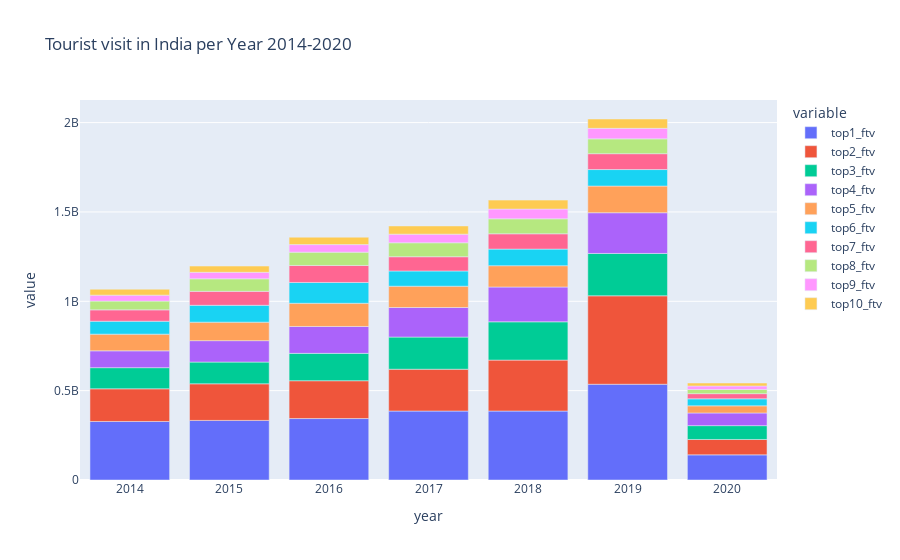

Source (notebook cell):
### Code cell
px.bar(df, df.index, ['top1_ftv', 'top2_ftv','top3_ftv', 'top4_ftv','top5_ftv', 'top6_ftv','top7_ftv', 'top8_ftv','top9_ftv', 'top10_ftv'], title='Tourist visit in India per Year 2014-2020')

### Figure 1 — Plotly figure (JSON) as saved in the notebook; plotly's stock layout.template omitted (floating-point values rounded to 4 significant figures)
{"data": [{"alignmentgroup": "True", "hovertemplate": "variable=top1_ftv<br>year=%{x}<br>value=%{y}<extra></extra>", "legendgroup": "top1_ftv", "marker": {"color": "#636efa", "pattern": {"shape": ""}}, "name": "top1_ftv", "offsetgroup": "top1_ftv", "orientation": "v", "showlegend": true, "textposition": "auto", "type": "bar", "x": [2014, 2015, 2016, 2017, 2018, 2019, 2020], "xaxis": "x", "y": [327555233, 333459047, 343812413, 385909376, 385909376, 535855162, 140651241], "yaxis": "y"}, {"alignmentgroup": "True", "hovertemplate": "variable=top2_ftv<br>year=%{x}<br>value=%{y}<extra></extra>", "legendgroup": "top2_ftv", "marker": {"color": "#EF553B", "pattern": {"shape": ""}}, "name": "top2_ftv", "offsetgroup": "top2_ftv", "orientation": "v", "showlegend": true, "textposition": "auto", "type": "bar", "x": [2014, 2015, 2016, 2017, 2018, 2019, 2020], "xaxis": "x", "y": [182820108, 204888457, 211707090, 233977619, 285079848, 494865257, 86122293], "yaxis": "y"}, {"alignmentgroup": "True", "hovertemplate": "variable=top3_ftv<br>year=%{x}<br>value=%{y}<extra></extra>", "legendgroup": "top3_ftv", "marker": {"color": "#00cc96", "pattern": {"shape": ""}}, "name": "top3_ftv", "offsetgroup": "top3_ftv", "orientation": "v", "showlegend": true, "textposition": "auto", "type": "bar", "x": [2014, 2015, 2016, 2017, 2018, 2019, 2020], "xaxis": "x", "y": [118283220, 121591054, 153163352, 179980191, 214306456, 237051508, 77453339], "yaxis": "y"}, {"alignmentgroup": "True", "hovertemplate": "variable=top4_ftv<br>year=%{x}<br>value=%{y}<extra></extra>", "legendgroup": "top4_ftv", "marker": {"color": "#ab63fa", "pattern": {"shape": ""}}, "name": "top4_ftv", "offsetgroup": "top4_ftv", "orientation": "v", "showlegend": true, "textposition": "auto", "type": "bar", "x": [2014, 2015, 2016, 2017, 2018, 2019, 2020], "xaxis": "x", "y": [94127124, 119863942, 150490339, 165433898, 194767874, 227934714, 70828590], "yaxis": "y"}, {"alignmentgroup": "True", "hovertemplate": "variable=top5_ftv<br>year=%{x}<br>value=%{y}<extra></extra>", "legendgroup": "top5_ftv", "marker": {"color": "#FFA15A", "pattern": {"shape": ""}}, "name": "top5_ftv", "offsetgroup": "top5_ftv", "orientation": "v", "showlegend": true, "textposition": "auto", "type": "bar", "x": [2014, 2015, 2016, 2017, 2018, 2019, 2020], "xaxis": "x", "y": [93306974, 103403934, 129762600, 119191539, 119191539, 149294703, 39997001], "yaxis": "y"}, {"alignmentgroup": "True", "hovertemplate": "variable=top6_ftv<br>year=%{x}<br>value=%{y}<extra></extra>", "legendgroup": "top6_ftv", "marker": {"color": "#19d3f3", "pattern": {"shape": ""}}, "name": "top6_ftv", "offsetgroup": "top6_ftv", "orientation": "v", "showlegend": true, "textposition": "auto", "type": "bar", "x": [2014, 2015, 2016, 2017, 2018, 2019, 2020], "xaxis": "x", "y": [72399113, 94516316, 116515801, 85266596, 92878329, 92366025, 39234591], "yaxis": "y"}, {"alignmentgroup": "True", "hovertemplate": "variable=top7_ftv<br>year=%{x}<br>value=%{y}<extra></extra>", "legendgroup": "top7_ftv", "marker": {"color": "#FF6692", "pattern": {"shape": ""}}, "name": "top7_ftv", "offsetgroup": "top7_ftv", "orientation": "v", "showlegend": true, "textposition": "auto", "type": "bar", "x": [2014, 2015, 2016, 2017, 2018, 2019, 2020], "xaxis": "x", "y": [63614525, 77975738, 95160830, 79687645, 85657365, 88707139, 28841732], "yaxis": "y"}, {"alignmentgroup": "True", "hovertemplate": "variable=top8_ftv<br>year=%{x}<br>value=%{y}<extra></extra>", "legendgroup": "top8_ftv", "marker": {"color": "#B6E880", "pattern": {"shape": ""}}, "name": "top8_ftv", "offsetgroup": "top8_ftv", "orientation": "v", "showlegend": true, "textposition": "auto", "type": "bar", "x": [2014, 2015, 2016, 2017, 2018, 2019, 2020], "xaxis": "x", "y": [49029590, 70193450, 74460250, 78038522, 83969799, 83035894, 23519632], "yaxis": "y"}, {"alignmentgroup": "True", "hovertemplate": "variable=top9_ftv<br>year=%{x}<br>value=%{y}<extra></extra>", "legendgroup": "top9_ftv", "marker": {"color": "#FF97FF", "pattern": {"shape": ""}}, "name": "top9_ftv", "offsetgroup": "top9_ftv", "orientation": "v", "showlegend": true, "textposition": "auto", "type": "bar", "x": [2014, 2015, 2016, 2017, 2018, 2019, 2020], "xaxis": "x", "y": [33427144, 36288463, 42252909, 48343121, 54369873, 58864661, 19464517], "yaxis": "y"}, {"alignmentgroup": "True", "hovertemplate": "variable=top10_ftv<br>year=%{x}<br>value=%{y}<extra></extra>", "legendgroup": "top10_ftv", "marker": {"color": "#FECB52", "pattern": {"shape": ""}}, "name": "top10_ftv", "offsetgroup": "top10_ftv", "orientation": "v", "showlegend": true, "textposition": "auto", "type": "bar", "x": [2014, 2015, 2016, 2017, 2018, 2019, 2020], "xaxis": "x", "y": [33076491, 35187573, 41495115, 45916573, 50235643, 52220431, 16692197], "yaxis": "y"}], "layout": {"barmode": "relative", "legend": {"title": {"text": "variable"}, "tracegroupgap": 0}, "title": {"text": "Tourist visit in India per Year 2014-2020"}, "xaxis": {"anchor": "y", "domain": [0, 1], "title": {"text": "year"}}, "yaxis": {"anchor": "x", "domain": [0, 1], "title": {"text": "value"}}}}
